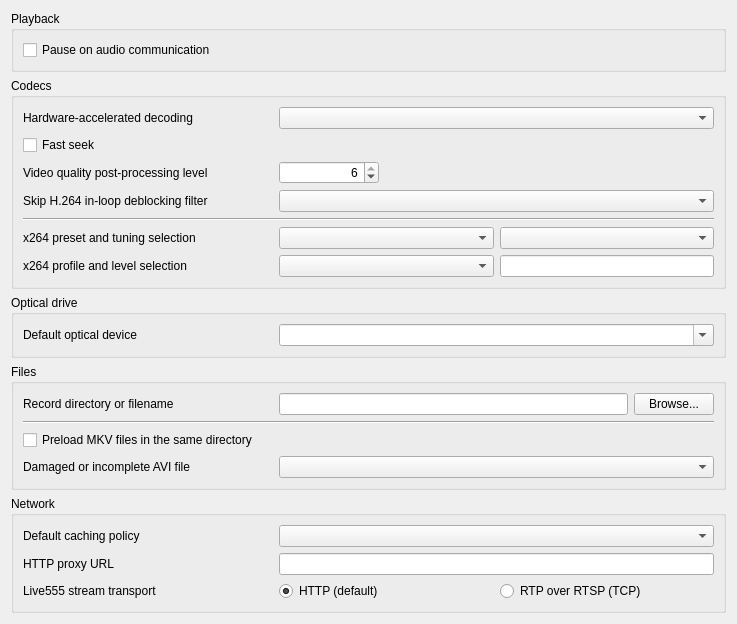
<?xml version="1.0" encoding="UTF-8"?>
<ui version="4.0">
 <author>Jean-Baptiste Kempf</author>
 <class>SPrefsInputAndCodecs</class>
 <widget class="QWidget" name="SPrefsInputAndCodecs">
  <property name="geometry">
   <rect>
    <x>0</x>
    <y>0</y>
    <width>737</width>
    <height>580</height>
   </rect>
  </property>
  <property name="windowTitle">
   <string>Form</string>
  </property>
  <layout class="QVBoxLayout" name="verticalLayout">
   <item>
    <widget class="QGroupBox" name="groupBox_5">
     <property name="title">
      <string>Playback</string>
     </property>
     <layout class="QVBoxLayout" name="verticalLayout_2">
      <item>
       <widget class="QCheckBox" name="pauseOnAudioCommunication">
        <property name="text">
         <string>Pause on audio communication</string>
        </property>
       </widget>
      </item>
     </layout>
    </widget>
   </item>
   <item>
    <widget class="QGroupBox" name="groupBox_3">
     <property name="title">
      <string>Codecs</string>
     </property>
     <layout class="QGridLayout" name="gridLayout">
      <item row="14" column="0">
       <widget class="QLabel" name="x264Label">
        <property name="minimumSize">
         <size>
          <width>250</width>
          <height>0</height>
         </size>
        </property>
        <property name="text">
         <string>x264 profile and level selection</string>
        </property>
        <property name="buddy">
         <cstring>levelBox</cstring>
        </property>
       </widget>
      </item>
      <item row="4" column="0">
       <widget class="QLabel" name="hwAccelLabel">
        <property name="text">
         <string>Hardware-accelerated decoding</string>
        </property>
        <property name="buddy">
         <cstring>hwAccelModule</cstring>
        </property>
       </widget>
      </item>
      <item row="4" column="1" colspan="2">
       <widget class="QComboBox" name="hwAccelModule"/>
      </item>
      <item row="6" column="0">
       <widget class="QLabel" name="ppLabel">
        <property name="minimumSize">
         <size>
          <width>250</width>
          <height>0</height>
         </size>
        </property>
        <property name="text">
         <string>Video quality post-processing level</string>
        </property>
        <property name="buddy">
         <cstring>PostProcLevel</cstring>
        </property>
       </widget>
      </item>
      <item row="12" column="0" colspan="3">
       <widget class="Line" name="line">
        <property name="orientation">
         <enum>Qt::Horizontal</enum>
        </property>
       </widget>
      </item>
      <item row="13" column="1">
       <widget class="QComboBox" name="presetBox">
        <property name="sizePolicy">
         <sizepolicy hsizetype="Expanding" vsizetype="Fixed">
          <horstretch>0</horstretch>
          <verstretch>0</verstretch>
         </sizepolicy>
        </property>
       </widget>
      </item>
      <item row="14" column="1">
       <widget class="QComboBox" name="profileBox">
        <property name="sizePolicy">
         <sizepolicy hsizetype="Preferred" vsizetype="Fixed">
          <horstretch>0</horstretch>
          <verstretch>0</verstretch>
         </sizepolicy>
        </property>
       </widget>
      </item>
      <item row="10" column="1" colspan="2">
       <widget class="QComboBox" name="loopFilterBox"/>
      </item>
      <item row="10" column="0">
       <widget class="QLabel" name="filterLabel">
        <property name="minimumSize">
         <size>
          <width>250</width>
          <height>0</height>
         </size>
        </property>
        <property name="text">
         <string>Skip H.264 in-loop deblocking filter</string>
        </property>
        <property name="buddy">
         <cstring>loopFilterBox</cstring>
        </property>
       </widget>
      </item>
      <item row="13" column="0">
       <widget class="QLabel" name="x264profileLabel">
        <property name="minimumSize">
         <size>
          <width>250</width>
          <height>0</height>
         </size>
        </property>
        <property name="text">
         <string>x264 preset and tuning selection</string>
        </property>
        <property name="buddy">
         <cstring>tuneBox</cstring>
        </property>
       </widget>
      </item>
      <item row="13" column="2">
       <widget class="QComboBox" name="tuneBox"/>
      </item>
      <item row="6" column="1">
       <widget class="QSpinBox" name="PostProcLevel">
        <property name="maximumSize">
         <size>
          <width>100</width>
          <height>16777215</height>
         </size>
        </property>
        <property name="layoutDirection">
         <enum>Qt::LeftToRight</enum>
        </property>
        <property name="alignment">
         <set>Qt::AlignRight</set>
        </property>
        <property name="minimum">
         <number>0</number>
        </property>
        <property name="maximum">
         <number>6</number>
        </property>
        <property name="value">
         <number>6</number>
        </property>
       </widget>
      </item>
      <item row="14" column="2">
       <widget class="QLineEdit" name="levelBox"/>
      </item>
      <item row="5" column="0">
       <widget class="QCheckBox" name="fastSeekBox">
        <property name="text">
         <string>Fast seek</string>
        </property>
       </widget>
      </item>
     </layout>
    </widget>
   </item>
   <item>
    <widget class="QGroupBox" name="groupBox">
     <property name="title">
      <string>Optical drive</string>
     </property>
     <layout class="QGridLayout">
      <item row="0" column="0">
       <widget class="QLabel" name="DVDLabel">
        <property name="minimumSize">
         <size>
          <width>250</width>
          <height>0</height>
         </size>
        </property>
        <property name="text">
         <string>Default optical device</string>
        </property>
        <property name="buddy">
         <cstring>DVDDeviceComboBox</cstring>
        </property>
       </widget>
      </item>
      <item row="0" column="1">
       <widget class="QComboBox" name="DVDDeviceComboBox">
        <property name="sizePolicy">
         <sizepolicy hsizetype="Expanding" vsizetype="Fixed">
          <horstretch>0</horstretch>
          <verstretch>0</verstretch>
         </sizepolicy>
        </property>
        <property name="editable">
         <bool>true</bool>
        </property>
       </widget>
      </item>
     </layout>
    </widget>
   </item>
   <item>
    <widget class="QGroupBox" name="groupBox_4">
     <property name="title">
      <string>Files</string>
     </property>
     <layout class="QGridLayout" name="gridLayout_3">
      <item row="1" column="0">
       <widget class="QLabel" name="recordLabel">
        <property name="minimumSize">
         <size>
          <width>250</width>
          <height>0</height>
         </size>
        </property>
        <property name="text">
         <string>Record directory or filename</string>
        </property>
        <property name="buddy">
         <cstring>recordPath</cstring>
        </property>
       </widget>
      </item>
      <item row="1" column="1">
       <layout class="QHBoxLayout" name="horizontalLayout_4">
        <item>
         <widget class="QLineEdit" name="recordPath"/>
        </item>
        <item>
         <widget class="QPushButton" name="recordBrowse">
          <property name="text">
           <string>Browse...</string>
          </property>
         </widget>
        </item>
       </layout>
      </item>
      <item row="4" column="0">
       <widget class="QLabel" name="aviLabel">
        <property name="text">
         <string>Damaged or incomplete AVI file</string>
        </property>
        <property name="buddy">
         <cstring>AviRepair</cstring>
        </property>
       </widget>
      </item>
      <item row="4" column="1">
       <widget class="QComboBox" name="AviRepair"/>
      </item>
      <item row="2" column="0" colspan="2">
       <widget class="Line" name="line_2">
        <property name="orientation">
         <enum>Qt::Horizontal</enum>
        </property>
       </widget>
      </item>
      <item row="3" column="0" colspan="2">
       <widget class="QCheckBox" name="mkvPreloadBox">
        <property name="text">
         <string>Preload MKV files in the same directory</string>
        </property>
       </widget>
      </item>
     </layout>
    </widget>
   </item>
   <item>
    <widget class="QGroupBox" name="groupBox_2">
     <property name="title">
      <string>Network</string>
     </property>
     <layout class="QGridLayout" name="gridLayout_2">
      <item row="2" column="0">
       <widget class="QLabel" name="httpProxyLabel">
        <property name="minimumSize">
         <size>
          <width>250</width>
          <height>0</height>
         </size>
        </property>
        <property name="text">
         <string>HTTP proxy URL</string>
        </property>
        <property name="buddy">
         <cstring>proxy</cstring>
        </property>
       </widget>
      </item>
      <item row="2" column="1">
       <widget class="QLineEdit" name="proxy"/>
      </item>
      <item row="3" column="1">
       <layout class="QHBoxLayout" name="horizontalLayout">
        <item>
         <widget class="QRadioButton" name="live555TransportHTTPRadio">
          <property name="text">
           <string>HTTP (default)</string>
          </property>
          <property name="checkable">
           <bool>true</bool>
          </property>
          <property name="checked">
           <bool>true</bool>
          </property>
         </widget>
        </item>
        <item>
         <widget class="QRadioButton" name="live555TransportRTSP_TCPRadio">
          <property name="text">
           <string>RTP over RTSP (TCP)</string>
          </property>
         </widget>
        </item>
       </layout>
      </item>
      <item row="3" column="0">
       <widget class="QLabel" name="live555TransportLabel">
        <property name="minimumSize">
         <size>
          <width>250</width>
          <height>0</height>
         </size>
        </property>
        <property name="text">
         <string>Live555 stream transport</string>
        </property>
        <property name="buddy">
         <cstring>live555TransportHTTPRadio</cstring>
        </property>
       </widget>
      </item>
      <item row="0" column="0">
       <widget class="QLabel" name="label_2">
        <property name="minimumSize">
         <size>
          <width>250</width>
          <height>0</height>
         </size>
        </property>
        <property name="text">
         <string>Default caching policy</string>
        </property>
        <property name="buddy">
         <cstring>cachingCombo</cstring>
        </property>
       </widget>
      </item>
      <item row="0" column="1">
       <widget class="QComboBox" name="cachingCombo"/>
      </item>
     </layout>
    </widget>
   </item>
   <item>
    <spacer name="verticalSpacer">
     <property name="orientation">
      <enum>Qt::Vertical</enum>
     </property>
     <property name="sizeHint" stdset="0">
      <size>
       <width>20</width>
       <height>40</height>
      </size>
     </property>
    </spacer>
   </item>
  </layout>
 </widget>
 <tabstops>
  <tabstop>hwAccelModule</tabstop>
  <tabstop>fastSeekBox</tabstop>
  <tabstop>PostProcLevel</tabstop>
  <tabstop>loopFilterBox</tabstop>
  <tabstop>presetBox</tabstop>
  <tabstop>tuneBox</tabstop>
  <tabstop>profileBox</tabstop>
  <tabstop>levelBox</tabstop>
  <tabstop>DVDDeviceComboBox</tabstop>
  <tabstop>recordPath</tabstop>
  <tabstop>recordBrowse</tabstop>
  <tabstop>mkvPreloadBox</tabstop>
  <tabstop>AviRepair</tabstop>
  <tabstop>cachingCombo</tabstop>
  <tabstop>proxy</tabstop>
  <tabstop>live555TransportHTTPRadio</tabstop>
  <tabstop>live555TransportRTSP_TCPRadio</tabstop>
 </tabstops>
 <resources/>
 <connections/>
</ui>
